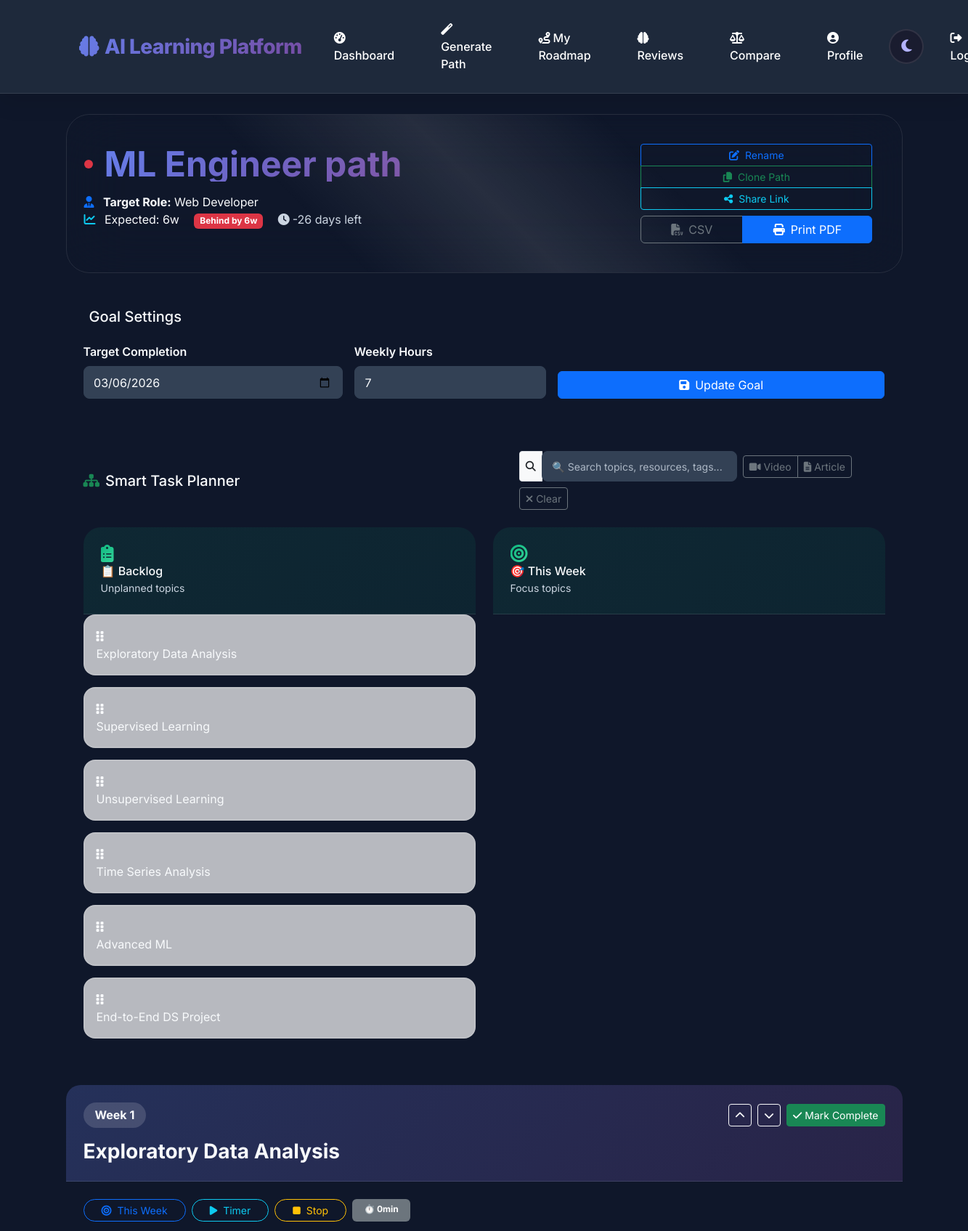
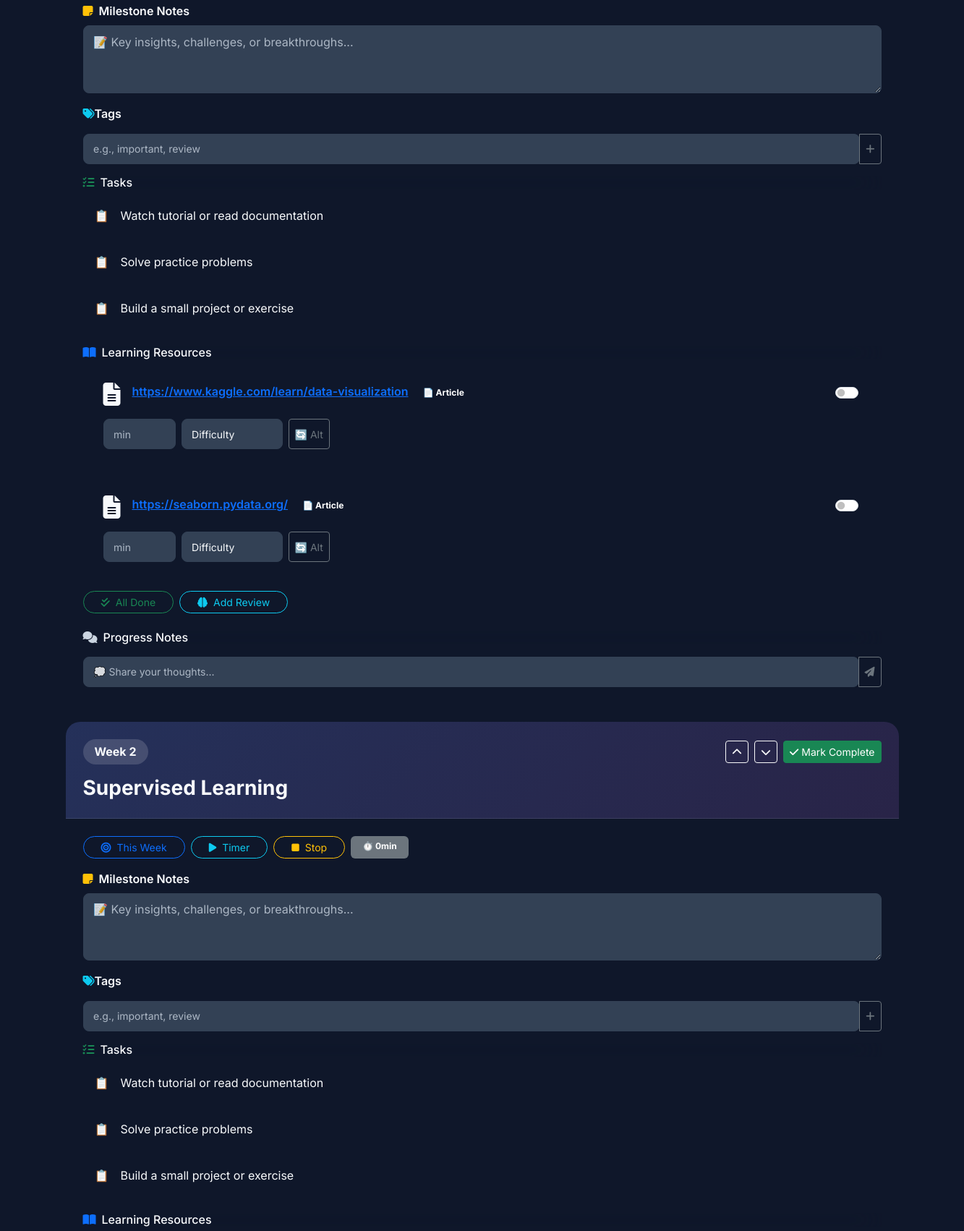
Screenshot of /roadmap/8 (signed in, upper part) with the database file from the repository (2 pictures, top to bottom).
### tables this page shows
CREATE TABLE user_roadmap (
                id INTEGER PRIMARY KEY AUTOINCREMENT,
                user_id INTEGER NOT NULL,
                created_at TEXT NOT NULL,
                roadmap_json TEXT NOT NULL,
                domain TEXT, name TEXT, target_role TEXT, archived INTEGER NOT NULL DEFAULT 0, weekly_hours INTEGER, goal_date TEXT,
                FOREIGN KEY (user_id) REFERENCES users (id)
            );

### app.py (the view, shortened to what this page needs)
@app.route("/roadmap")
@app.route("/roadmap/<int:roadmap_id>")
@require_login
def roadmap(roadmap_id=None):
    user_id = session["user_id"]
    if roadmap_id:
        row = get_roadmap_by_id(roadmap_id, user_id)
        if not row:
            return redirect(url_for("dashboard"))
        roadmap_data = json.loads(row["roadmap_json"]) if row["roadmap_json"] else []
        target_role = row["target_role"] or "Learner"
        path_name = row["name"]
        weekly_hours = row["weekly_hours"] if row["weekly_hours"] is not None else 5
        goal_date = (row["goal_date"] or "").strip()
        goal_status = compute_goal_status(row["created_at"], weekly_hours, goal_date, len(roadmap_data), len(get_completed_topics(user_id, roadmap_id)))
    completed_list = get_completed_topics(user_id, roadmap_id) if roadmap_id else get_completed_topics(user_id)
    completed_set = {c["topic"] for c in completed_list}
    resource_done = get_resource_progress(user_id, roadmap_id) if roadmap_id else set()
    milestone_notes = get_milestone_notes(user_id, roadmap_id) if roadmap_id else {}
    wf_set = get_weekly_focus_for(user_id, roadmap_id) if roadmap_id else set()
    return render_template(
        "roadmap.html",
        roadmap=roadmap_data,
        roadmap_id=roadmap_id,
        path_name=path_name,
        target_role=target_role,
        completed_set=completed_set,
        resource_done=resource_done,
        milestone_notes=milestone_notes,
        weekly_hours=weekly_hours,
        goal_date=goal_date,
        goal_status=goal_status,
        weekly_focus_set=wf_set,
    )

### templates/roadmap.html (shortened to what this page needs)
{% extends "base.html" %}
{% block content %}
<div class="roadmap-hero glass-card p-4 mb-4 position-relative overflow-hidden fade-in-up">
  <div class="hero-bg-animation"></div>
  <div class="row align-items-center">
    <div class="col-lg-8">
      <div class="roadmap-badge mb-3 d-inline-flex align-items-center gap-3">
        <div class="status-dot {% if goal_status and goal_status.behind_by > 0 %}bg-danger{% elif goal_status %}bg-success{% else %}bg-warning{% endif %}"></div>
        <h1 class="roadmap-title mb-0 display-5 fw-bold lh-1" style="background: var(--primary-gradient); -webkit-background-clip: text; background-clip: text; -webkit-text-fill-color: transparent;">
          {{ path_name or 'Personalized Learning Path' }}
        </h1>
      </div>
      <div class="roadmap-meta mb-3">
        <div class="meta-line">
          <i class="fas fa-user-tie text-primary me-2"></i>
          <strong>Target Role:</strong> {{ target_role }}
        </div>
        {% if goal_status %}
        <div class="meta-line">
          <i class="fas fa-chart-line text-info me-2"></i>
          <span class="me-3">Expected: {{ goal_status.expected_completed }}w</span>
          <span class="badge {% if goal_status.behind_by > 0 %}bg-danger{% else %}bg-success{% endif %}">
            {% if goal_status.behind_by > 0 %}Behind by {{ goal_status.behind_by }}w{% else %}On Track{% endif %}
          </span>
          {% if goal_status.days_left is not none %}
          <span class="ms-3 text-muted">
            <i class="fas fa-clock me-1"></i>{{ goal_status.days_left }} days left
          </span>
          {% endif %}
        </div>
        {% endif %}
      </div>
    </div>
    {% if roadmap_id %}
    <div class="col-lg-4 text-lg-end">
      <div class="action-buttons glass-card p-3 d-flex flex-column gap-2">
        <div class="btn-group-vertical btn-group-sm w-100" role="group">
          <button class="btn btn-outline-primary action-btn rename-path-btn" id="rename-path-btn">
            <i class="fas fa-edit me-2"></i>Rename
          </button>
          <button class="btn btn-outline-success action-btn clone-path-btn" id="clone-path-btn">
            <i class="fas fa-copy me-2"></i>Clone Path
          </button>
          <button class="btn btn-outline-info action-btn share-path-btn" id="share-path-btn">
            <i class="fas fa-share-alt me-2"></i>Share Link
          </button>
        </div>
        <div class="btn-group w-100" role="group">
          <a class="btn btn-outline-secondary action-btn" href="{{ url_for('export_roadmap_csv', roadmap_id=roadmap_id) }}">
            <i class="fas fa-file-csv me-2"></i>CSV
          </a>
          <a class="btn btn-primary action-btn" target="_blank" href="{{ url_for('print_roadmap', roadmap_id=roadmap_id) }}">
            <i class="fas fa-print me-2"></i>Print PDF
          </a>
        </div>
      </div>
    </div>
    {% endif %}
  </div>
</div>
{% if roadmap_id %}
<div class="goal-planner glass-card p-4 mb-4">
  <h5 class="mb-4">
    Goal Settings
  </h5>
  <div class="row g-3 align-items-end">
    <div class="col-md-4">
      <label class="form-label fw-semibold">Target Completion</label>
      <input type="date" class="form-control planner-input" id="goal-date" value="{{ goal_date }}">
    </div>
    <div class="col-md-3">
      <label class="form-label fw-semibold">Weekly Hours</label>
      <input type="number" min="1" max="40" class="form-control planner-input" id="weekly-hours" value="{{ weekly_hours }}">
    </div>
    <div class="col-md-5">
      <button type="button" class="btn btn-primary w-100 save-goal-btn" id="save-goal-btn" data-roadmap-id="{{ roadmap_id }}">
        <i class="fas fa-save me-2"></i>Update Goal
      </button>
    </div>
  </div>
</div>
{% endif %}
{% if roadmap %}
<div class="smart-planner glass-card p-4 mb-4">
  <div class="planner-header d-flex justify-content-between align-items-center flex-wrap gap-3 mb-4">
    <h5 class="mb-0">
      <i class="fas fa-sitemap text-success me-2"></i>Smart Task Planner
    </h5>
    <div class="planner-controls d-flex align-items-center gap-2 flex-wrap">
      <div class="input-group input-group-sm" style="max-width: 300px;">
        <span class="input-group-text"><i class="fas fa-search"></i></span>
        <input type="text" class="form-control planner-search" id="topic-search" placeholder="🔍 Search topics, resources, tags...">
      </div>
      <div class="btn-group btn-group-sm" role="group">
        <label class="btn btn-outline-secondary active-filter">
          <input type="checkbox" id="filter-video" class="d-none"> <i class="fas fa-video me-1"></i>Video
        </label>
        <label class="btn btn-outline-secondary active-filter">
          <input type="checkbox" id="filter-article" class="d-none"> <i class="fas fa-file-alt me-1"></i>Article
        </label>
      </div>
      <button type="button" class="btn btn-sm btn-outline-secondary clear-filters-btn" id="clear-filters">
        <i class="fas fa-times"></i> Clear
      </button>
    </div>
  </div>
  <div class="row g-4">
    <div class="col-lg-6">
      <div class="planner-column backlog-column glass-card h-100">
        <div class="column-header">
          <i class="fas fa-clipboard-list column-icon"></i>
          <h6 class="column-title mb-0">📋 Backlog</h6>
          <small class="text-muted">Unplanned topics</small>
        </div>
        <div class="column-body" id="planner-backlog" data-list="backlog">
          {% for w in roadmap %}
            {% set t = (w.topic or '').strip() %}
            {% if t and t not in completed_set and t not in weekly_focus_set %}
            <div class="planner-item backlog-item draggable" draggable="true" data-topic="{{ t }}">
              <div class="item-icon"><i class="fas fa-grip-vertical"></i></div>
              <div class="item-content">
                <div class="item-title">{{ t }}</div>
              </div>
            </div>
            {% endif %}
          {% endfor %}
        </div>
      </div>
    </div>
    <div class="col-lg-6">
      <div class="planner-column focus-column glass-card h-100">
        <div class="column-header">
          <i class="fas fa-bullseye column-icon"></i>
          <h6 class="column-title mb-0">🎯 This Week</h6>
          <small class="text-muted">Focus topics</small>
        </div>
      </div>
    </div>
  </div>
</div>
{% endif %}
{% if roadmap %}
<div class="roadmap-weeks-container">
  {% for week in roadmap %}
  <div class="roadmap-week glass-card mb-4 {% if week.topic in completed_set %}completed-week{% endif %}" data-week="{{ loop.index0 }}">
    <div class="week-header p-4">
      <div class="week-header-top d-flex align-items-center justify-content-between gap-3 mb-3">
        <div class="d-flex align-items-center gap-2 flex-wrap">
          <div class="week-number-badge">Week {{ week.week }}</div>
        </div>
        <div class="d-flex align-items-center gap-2">
          {% if roadmap_id %}
          <button class="btn btn-sm btn-outline-light btn-week-up" data-roadmap-id="{{ roadmap_id }}" data-index="{{ loop.index0 }}" title="Move up">
            <i class="fas fa-chevron-up"></i>
          </button>
          <button class="btn btn-sm btn-outline-light btn-week-down" data-roadmap-id="{{ roadmap_id }}" data-index="{{ loop.index0 }}" title="Move down">
            <i class="fas fa-chevron-down"></i>
          </button>
          {% endif %}
          {% if not week.topic in completed_set and roadmap_id %}
          <form method="post" action="{{ url_for('mark_completed') }}" class="d-inline m-0">
            <button type="submit" class="btn btn-success btn-sm">
              <i class="fas fa-check me-1"></i>Mark Complete
            </button>
          </form>
          {% endif %}
        </div>
      </div>
      <h3 class="week-title mb-0 fw-bold">{{ week.topic }}</h3>
    </div>
    <div class="week-content p-4">
      {% if roadmap_id %}
      <div class="quick-actions mb-3 d-flex flex-wrap gap-2">
        <button class="btn btn-outline-primary btn-sm weekly-focus-btn rounded-pill px-4" data-roadmap-id="{{ roadmap_id }}" data-topic="{{ week.topic }}">
          <i class="fas fa-bullseye me-2"></i>This Week
        </button>
        <button class="btn btn-outline-info btn-sm timer-start-btn rounded-pill px-4" data-roadmap-id="{{ roadmap_id }}" data-topic="{{ week.topic }}">
          <i class="fas fa-play me-2"></i>Timer
        </button>
        <button class="btn btn-outline-warning btn-sm timer-stop-btn rounded-pill px-4" data-topic="{{ week.topic }}">
          <i class="fas fa-stop me-2"></i>Stop
        </button>
        <span class="time-badge badge bg-secondary px-3 py-2">
          ⏱️ <span class="topic-minutes" data-roadmap-id="{{ roadmap_id }}" data-topic="{{ week.topic }}">0</span>min
        </span>
      </div>
      {% endif %}
      {% if roadmap_id %}
      <div class="milestone-section mb-3">
        <label class="form-label fw-semibold mb-2 d-flex align-items-center gap-2">
          <i class="fas fa-sticky-note text-warning"></i>Milestone Notes
        </label>
        <textarea class="form-control milestone-notes-input" rows="3" data-roadmap-id="{{ roadmap_id }}" data-topic="{{ week.topic }}"
                  placeholder="📝 Key insights, challenges, or breakthroughs...">{{ milestone_notes.get(week.topic, '') }}</textarea>
      </div>
      {% endif %}
      {% if roadmap_id %}
      <div class="tags-section mb-3">
        <label class="form-label fw-semibold mb-2">
          <i class="fas fa-tags text-info"></i>Tags
        </label>
        <div class="input-group input-group-sm">
          <input type="text" class="form-control tag-input" data-roadmap-id="{{ roadmap_id }}" data-topic="{{ week.topic }}" placeholder="e.g., important, review">
          <button class="btn btn-outline-secondary tag-add-btn" data-roadmap-id="{{ roadmap_id }}" data-topic="{{ week.topic }}">
            <i class="fas fa-plus"></i>
          </button>
        </div>
      </div>
      {% endif %}
      <div class="tasks-section mb-4">
        <h6 class="section-title">
          <i class="fas fa-tasks text-success me-2"></i>Tasks
        </h6>
        <div class="tasks-list">
          {% for task in week.tasks %}
          <div class="task-item glass-card-hover p-3 mb-2 d-flex align-items-center gap-3">
            <div class="task-icon">📋</div>
            <span>{{ task }}</span>
          </div>
          {% endfor %}
        </div>
      </div>
      {% if week.resources %}
      <div class="resources-section mb-4">
        <h6 class="section-title">
          <i class="fas fa-book-open text-primary me-2"></i>Learning Resources
        </h6>
        <div class="resources-list">
          {% for url in week.resources %}
          {% set is_video = 'youtube.com' in url or 'youtu.be' in url or 'vimeo.com' in url %}
          <div class="resource-item glass-card-hover p-4 mb-3 position-relative" data-type="{% if is_video %}video{% else %}article{% endif %}" data-url="{{ url }}">
            <div class="resource-header d-flex justify-content-between align-items-start mb-3">
              <div class="resource-icon me-3 flex-shrink-0">
                <i class="fas {% if is_video %}fa-video{% else %}fa-file-alt{% endif %} fs-2"></i>
              </div>
              <div class="flex-grow-1">
                <a href="{{ url }}" target="_blank" rel="noopener" class="resource-link fw-semibold">{{ url }}</a>
                <span class="resource-type badge ms-2 rounded-pill">
                  {% if is_video %}<i class="fab fa-youtube me-1"></i>Video{% else %}📄 Article{% endif %}
                </span>
              </div>
              {% if roadmap_id %}
              <div class="resource-controls ms-3 flex-shrink-0">
                <div class="form-check form-switch form-switch-sm d-flex align-items-center">
                  <input class="form-check-input resource-checkbox" type="checkbox" data-roadmap-id="{{ roadmap_id }}" data-topic="{{ week.topic }}" data-url="{{ url }}" {% if (week.topic, url) in resource_done %}checked{% endif %}>
                </div>
              </div>
              {% endif %}
            </div>
            {% if roadmap_id %}
            <div class="resource-meta d-flex gap-2 flex-wrap">
              <input type="number" class="form-control form-control-sm res-duration" style="width: 100px;" placeholder="min" data-roadmap-id="{{ roadmap_id }}" data-topic="{{ week.topic }}" data-url="{{ url }}">
              <select class="form-select form-select-sm res-difficulty" style="width: 140px;" data-roadmap-id="{{ roadmap_id }}" data-topic="{{ week.topic }}" data-url="{{ url }}">
                <option value="">Difficulty</option>
              </select>
              <button class="btn btn-sm btn-outline-secondary btn-alt-resource" data-topic="{{ week.topic }}" data-url="{{ url }}">
                🔄 Alt
              </button>
            </div>
            {% endif %}
          </div>
          {% endfor %}
        </div>
        {% if roadmap_id %}
        <div class="resource-actions d-flex gap-2 flex-wrap">
          <button class="btn btn-outline-success btn-sm btn-all-resources rounded-pill px-4" data-roadmap-id="{{ roadmap_id }}" data-topic="{{ week.topic }}">
            <i class="fas fa-check-double me-2"></i>All Done
          </button>
          <button class="btn btn-outline-info btn-sm btn-add-review rounded-pill px-4" data-roadmap-id="{{ roadmap_id }}" data-topic="{{ week.topic }}">
            <i class="fas fa-brain me-2"></i>Add Review
          </button>
        </div>
        {% endif %}
      </div>
      {% endif %}
      {% if roadmap_id %}
      <div class="comments-section">
        <h6 class="section-title mb-3">
          <i class="fas fa-comments text-muted me-2"></i>Progress Notes
        </h6>
        <div class="comment-input-group mt-3 input-group input-group-sm">
          <input type="text" class="form-control comment-input" data-roadmap-id="{{ roadmap_id }}" data-topic="{{ week.topic }}" placeholder="💭 Share your thoughts...">
          <button class="btn btn-outline-secondary comment-add-btn" data-roadmap-id="{{ roadmap_id }}" data-topic="{{ week.topic }}">
            <i class="fas fa-paper-plane"></i>
          </button>
        </div>
      </div>
      {% endif %}
    </div>
  </div>
  {% endfor %}
</div>
{% endif %}
{% endblock %}

### rows the page displays
user_roadmap: name "ML Engineer path", target_role "Web Developer", goal_date "03/06/2026"

### other values shown
{{ goal_status.expected_completed }} "6"
{{ goal_status.behind_by }} "6"
{{ goal_status.days_left }} "-26"
{{ t }} "Exploratory Data Analysis" "Supervised Learning" "Unsupervised Learning" "Time Series Analysis" "Advanced ML" "End-to-End DS Project"
{{ week.week }} "1" "2"
{{ week.topic }} "Exploratory Data Analysis" "Supervised Learning"
{{ task }} "Watch tutorial or read documentation" "Solve practice problems" "Build a small project or exercise" "Watch tutorial or read documentation" "Solve practice problems" "Build a small project or exercise"
{{ url }} "https://www.kaggle.com/learn/data-visualization" "https://seaborn.pydata.org/"
